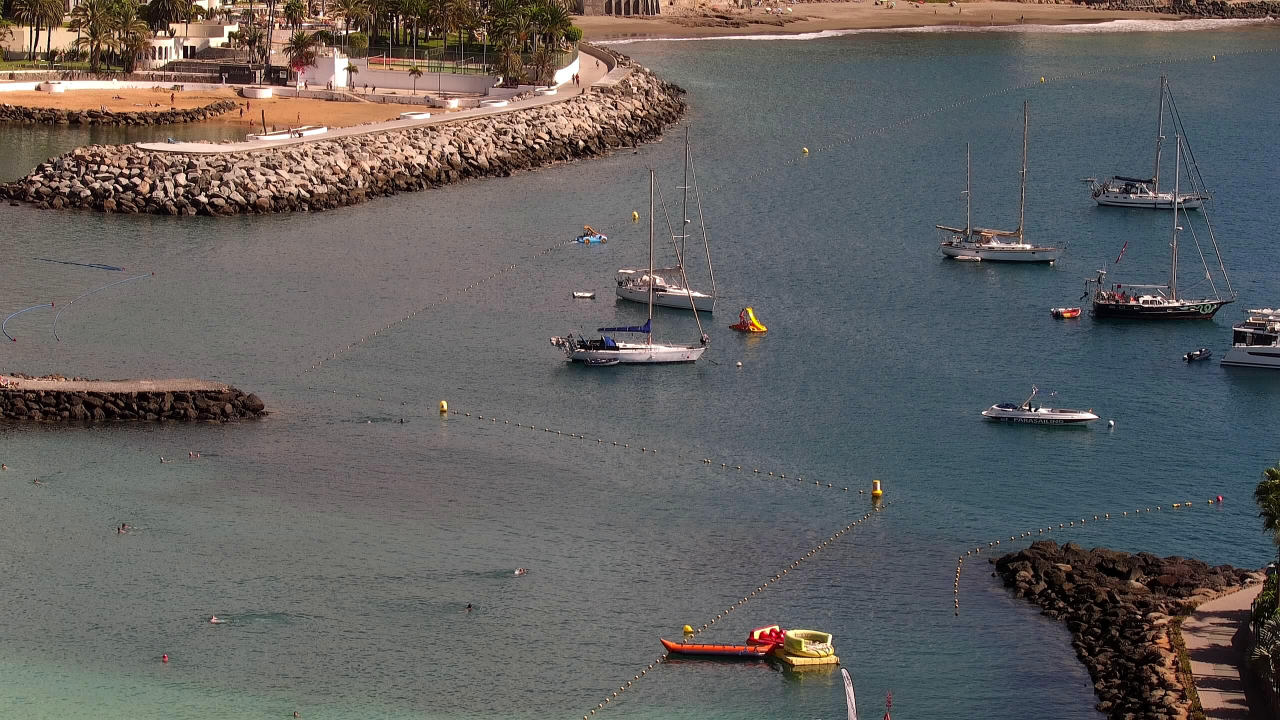
#> input picture inputs/anfi-view-anfi-del-mar---buoys-medium-distance_2025-11-11_13-32.jpeg, 2560 x 1440 px (shown at 1/2 size); its folder holds only this picture in this run
$ python -i water_detector_kmeans.py   (imports and definitions only)
#> lines starting #> are read from the running program, lines starting #| are printed output that depends on the picture; after the words box and inside, x2 and y2 are one past the last pixel; in counts of white or black regions, pixels touching at a corner belong together
"""
Water detection using K-Means color clustering.

Strategy:
  Cluster all pixels into K groups by color (HSV or LAB space).
  Identify which cluster(s) correspond to water based on their
  average hue (blue-teal range) and spatial position (lower half bias).

  Advantages:
  - Adapts to each image's specific color palette.
  - Handles unusual water colors that fixed thresholds might miss.
  - No manual threshold tuning for brightness/saturation.

  Disadvantages:
  - Slower than HSV thresholding (K-Means iterates).
  - K must be chosen: too low = sky+water merge, too high = fragmented.
"""

import cv2
import numpy as np

from core.water_detector import morphological_cleanup, remove_small_regions


def create_water_mask(
    image_np: np.ndarray,
    n_clusters: int = 5,
    min_region_ratio: float = 0.003,
) -> np.ndarray:
    """
    Create a water mask by clustering pixels with K-Means in LAB color space.

    Pipeline:
    1. Convert to LAB, reshape to (N, 3) feature vectors.
    2. K-Means clustering into n_clusters groups.
    3. Score each cluster: hue in blue range + spatial position bias.
    4. Select water cluster(s).
    5. Sky exclusion + morphological cleanup.

    Args:
        image_np: RGB image (H, W, 3), uint8.
        n_clusters: Number of color clusters (default 5).
        min_region_ratio: Minimum connected region area as fraction of image.

    Returns:
        Binary mask (H, W), uint8: 255 = water, 0 = non-water.
    """
#> called with n_clusters = 5, min_region_ratio = 0.003
    img_h, img_w = image_np.shape[:2]

    # ── 1. Prepare features ──────────────────────────────────────────
    # Use LAB: perceptually uniform, better clustering than RGB/HSV
    lab = cv2.cvtColor(image_np, cv2.COLOR_RGB2LAB).astype(np.float32)
    hsv = cv2.cvtColor(image_np, cv2.COLOR_RGB2HSV)
#> hsv: shape (1440, 2560, 3); mean H, S, V 63.9, 56.4, 108
    h_ch, s_ch, v_ch = hsv[:, :, 0], hsv[:, :, 1], hsv[:, :, 2]
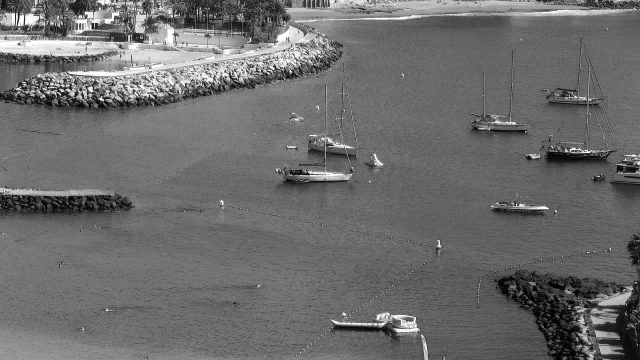
#> v_ch: shape (1440, 2560) (shown at 1/4 size); min 0, max 255, mean 108

    # Add y-coordinate as a feature (helps separate sky from water at same color)
    y_coords = np.arange(img_h, dtype=np.float32).reshape(-1, 1)
    y_norm = np.broadcast_to(
        y_coords / img_h * 100,  # Scale to ~0-100 to match LAB range
        (img_h, img_w),
    )

    # Feature matrix: [L, A, B, Y_position]
    features = np.stack([
        lab[:, :, 0],
        lab[:, :, 1],
        lab[:, :, 2],
        y_norm,
    ], axis=-1).reshape(-1, 4)

    # ── 2. K-Means clustering ────────────────────────────────────────
    criteria = (cv2.TERM_CRITERIA_EPS + cv2.TERM_CRITERIA_MAX_ITER, 20, 1.0)
    _, labels_flat, centers = cv2.kmeans(
        features, n_clusters, None, criteria, attempts=3,
        flags=cv2.KMEANS_PP_CENTERS,
    )
#> centers = [[187.5, 138.6, 144.1, 16.87], [107.5, 129.4, 127.8, 26.6], [121.6, 127.9, 129.2, 76.73], [86.5, 126.5, 122.3, 69.29], [24.8, 133.1, 132.5, 43.93]]
    labels_2d = labels_flat.reshape(img_h, img_w)
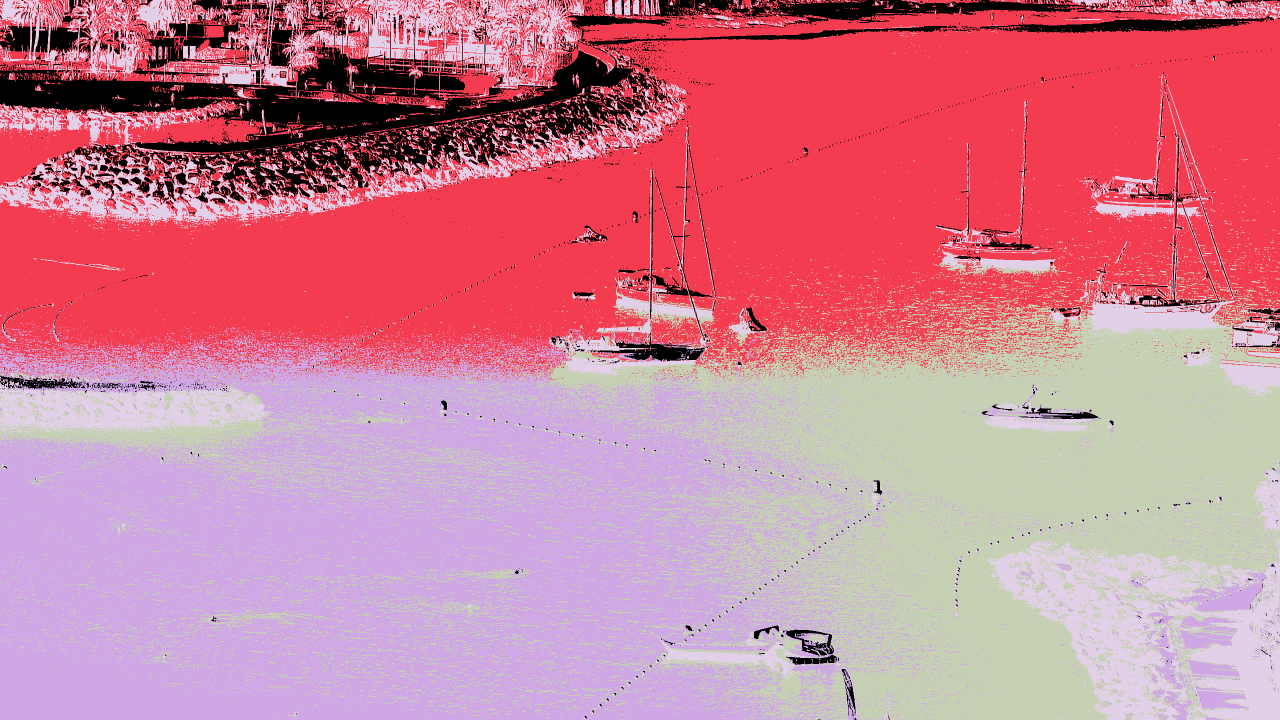
#> labels_2d: shape (1440, 2560) int32 (shown at 1/2 size); 5 distinct labels, from 0 to 4; one colour per label, 0 black

    # ── 3. Score each cluster for "water-ness" ───────────────────────
    water = np.zeros((img_h, img_w), dtype=np.uint8)

    for cluster_id in range(n_clusters):
        cluster_mask = labels_2d == cluster_id
        if cluster_mask.sum() == 0:
            continue

        # Average HSV of this cluster
        avg_h = h_ch[cluster_mask].mean()
        avg_s = s_ch[cluster_mask].mean()
        avg_v = v_ch[cluster_mask].mean()

        # Average Y position (0 = top, 1 = bottom)
        avg_y = np.argwhere(cluster_mask)[:, 0].mean() / img_h

        # RGB blue dominance for gray clusters
        r_mean = image_np[:, :, 0][cluster_mask].astype(float).mean()
        b_mean = image_np[:, :, 2][cluster_mask].astype(float).mean()

        # Scoring: is this cluster water?
        is_blue_hue = 50 <= avg_h <= 170
        has_some_sat = avg_s >= 3
        blue_dominant = b_mean >= r_mean - 5
        is_lower_half = avg_y >= 0.30  # Water tends to be in lower portion
        not_too_bright = avg_v < 210   # Not sky-bright
        not_warm = not ((avg_h < 30 or avg_h > 160) and avg_s > 25)

        is_water = (
            (is_blue_hue and has_some_sat) or (avg_s < 15 and blue_dominant)
        ) and is_lower_half and not_too_bright and not_warm

        if is_water:
            water[cluster_mask] = 255
#> this loop made 5 passes
#> (avg_h, avg_s, avg_v, avg_y, r_mean, b_mean, is_blue_hue, blue_dominant) on passes 1 to 5: (18.13, 71.66, 210, 0.169, 209.8, 152.1, False, False), (67.52, 50.02, 110.7, 0.266, 100.7, 99.01, True, True), (56.58, 16.81, 116.6, 0.769, 112.8, 110.1, True, True), (91.63, 63.15, 91.16, 0.693, 71.19, 88.37, True, True), (41.3, 162.5, 37.09, 0.439, 34.67, 18.16, False, False)
#> pass 1, in create_water_mask, `cluster_mask = labels_2d == cluster_id`:
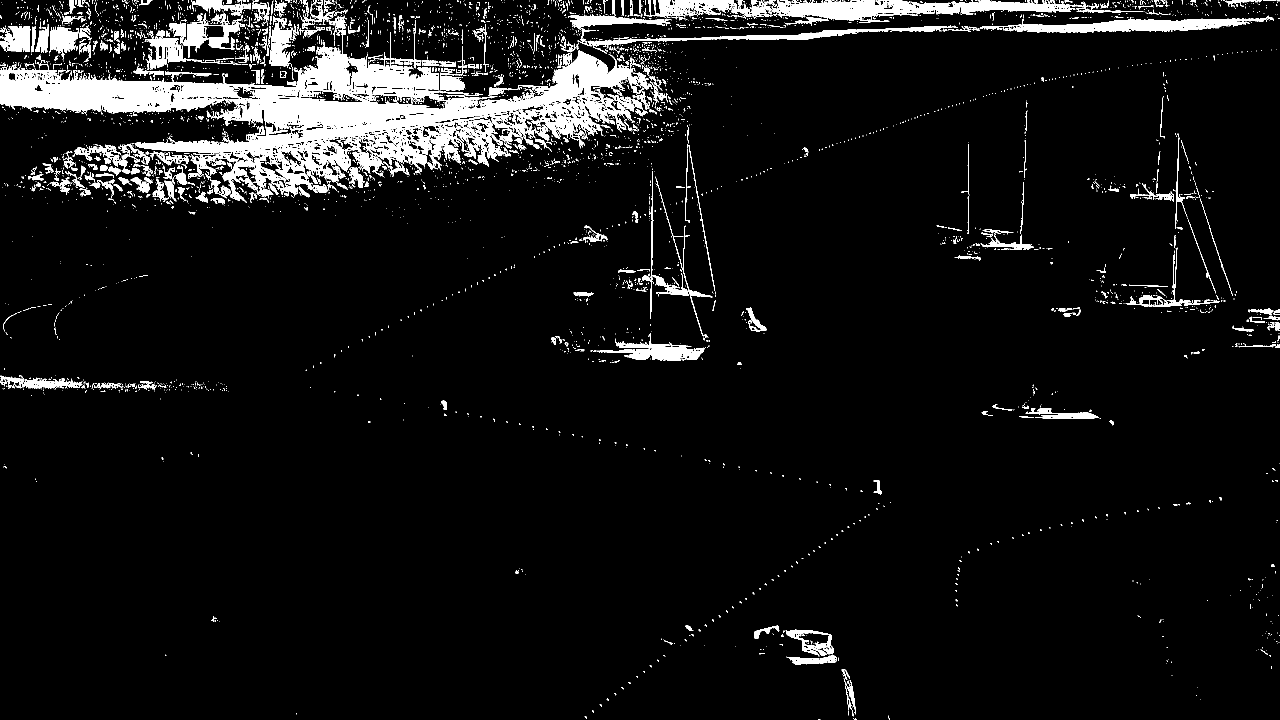
#> cluster_mask: shape (1440, 2560) bool (shown at 1/2 size); 7% white; 4677 white regions (4139 under 20 px), largest, box (x1, y1, x2, y2) and area: (0, 33, 1305, 405) 128455, (1543, 0, 2287, 52) 14314, (1959, 31, 2548, 66) 8492
#> after the loop:
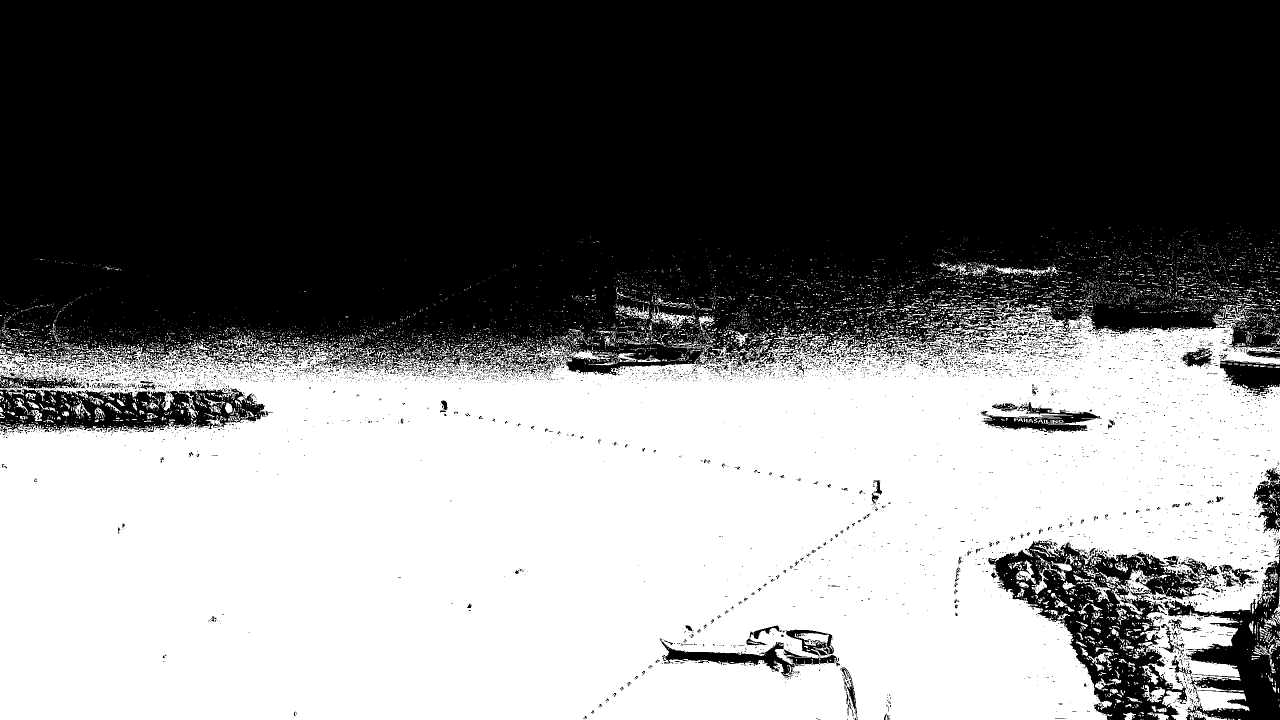
#> water: shape (1440, 2560) (shown at 1/2 size); 47.8% white; 7873 white regions (7295 under 20 px), largest, box (x1, y1, x2, y2) and area: (0, 608, 2560, 1440) 1691517, (2223, 1135, 2308, 1229) 2227, (1301, 612, 1392, 659) 979

    # ── 4. Sky exclusion ─────────────────────────────────────────────
    water[: int(img_h * 0.10), :] = 0

    # ── 5. Morphological cleanup + small region removal ─────────────
#> (the run stopped early here; a loop or call above may not have finished)

$ run again, on inputs/anfi-view-anfi-del-mar---buoys-medium-distance_2025-12-03_07-32.jpeg
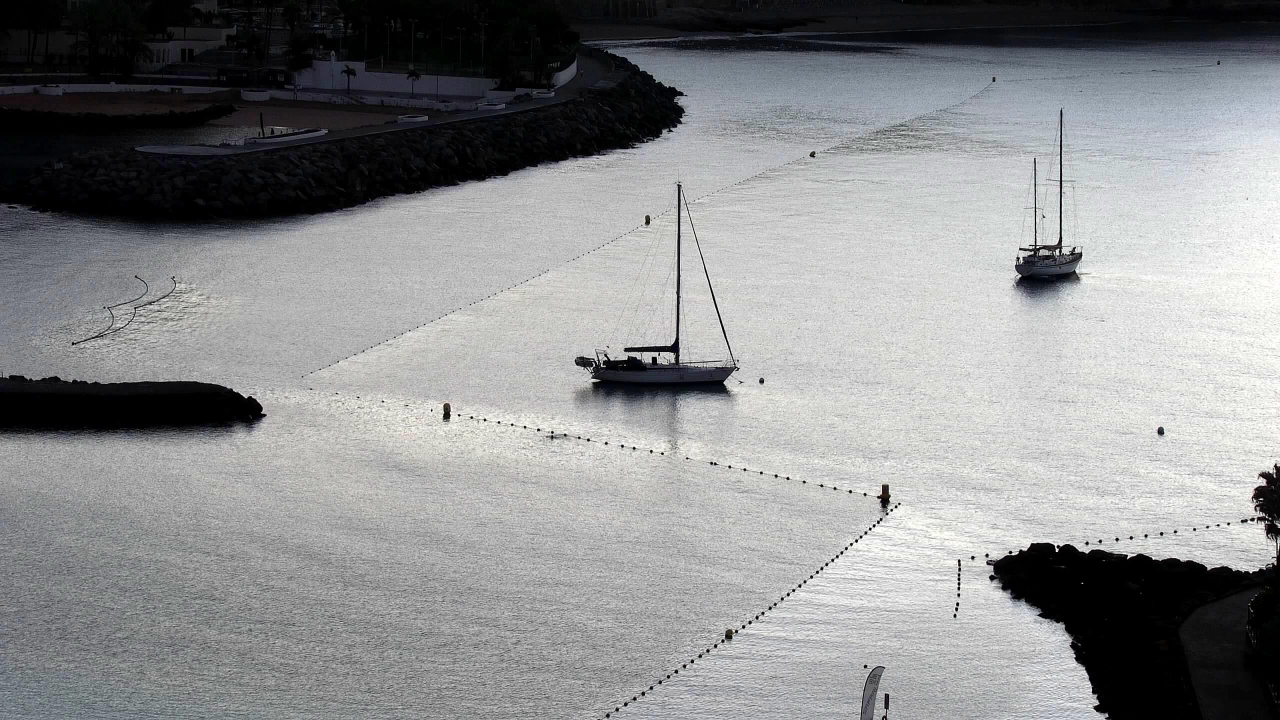
#> input picture inputs/anfi-view-anfi-del-mar---buoys-medium-distance_2025-12-03_07-32.jpeg, 2560 x 1440 px (shown at 1/2 size)
#> hsv: shape (1440, 2560, 3); mean H, S, V 45.2, 16.2, 141.7
#> centers = [[165, 127.7, 125.4, 28.05], [13.95, 128.4, 126.4, 12.77], [156.7, 128, 127.8, 83.22], [7.17, 128.2, 127.4, 76.86], [214.9, 127.9, 127.9, 54.47]]
#> labels_2d: shape (1440, 2560) int32; 5 distinct labels, from 0 to 4
#> the loop in create_water_mask, `for cluster_id in range(n_clusters):` made 5 passes
#> (avg_h, avg_s, avg_v, avg_y, r_mean, b_mean, is_blue_hue, is_lower_half) on passes 1 to 5: (67.57, 13.57, 162.2, 0.28, 154.4, 162, True, False), (77.16, 57.35, 18.18, 0.128, 14.72, 17.97, True, False), (39.11, 3.95, 149.7, 0.832, 147.8, 149.3, False, True), (27.27, 22.66, 8.98, 0.769, 7.91, 8.81, False, True), (26.39, 3.02, 210.9, 0.545, 210, 209, False, True)
#> pass 1, in create_water_mask, `cluster_mask = labels_2d == cluster_id`:
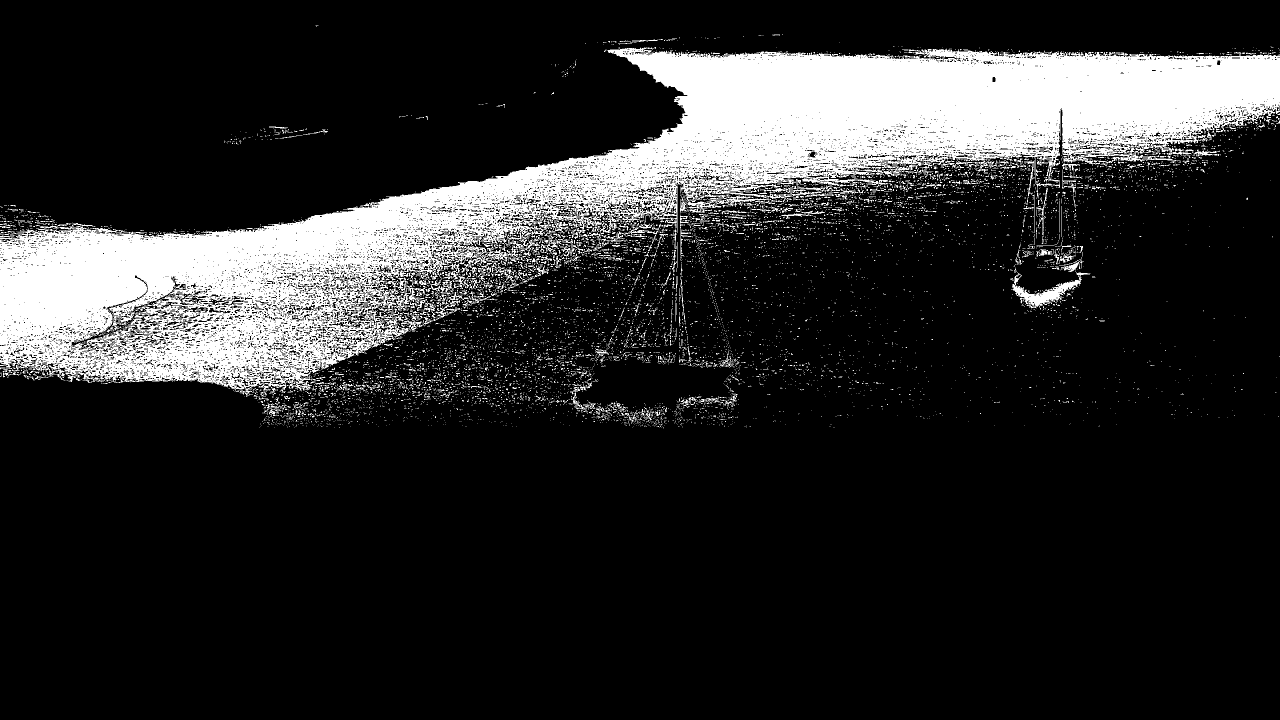
#> cluster_mask: shape (1440, 2560) bool (shown at 1/2 size); 16.1% white; 8430 white regions (7931 under 20 px), largest, box (x1, y1, x2, y2) and area: (0, 95, 2560, 795) 530593, (2022, 541, 2181, 617) 2998, (845, 600, 920, 651) 665
#> after the loop in create_water_mask, `for cluster_id in range(n_clusters):`:
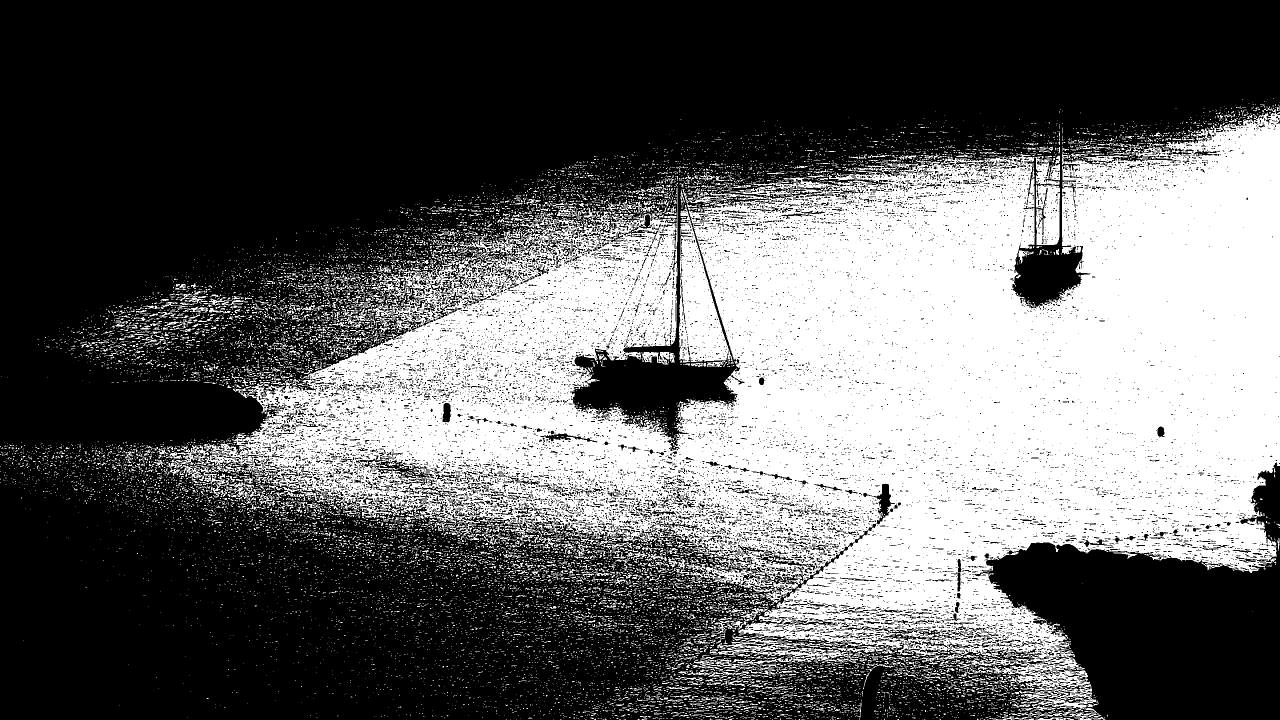
#> cluster_mask: shape (1440, 2560) bool (shown at 1/2 size); 37.9% white; 14330 white regions (13172 under 20 px), largest, box (x1, y1, x2, y2) and area: (407, 213, 2560, 1431) 1254577, (1358, 410, 1467, 734) 16647, (360, 929, 536, 998) 2812
